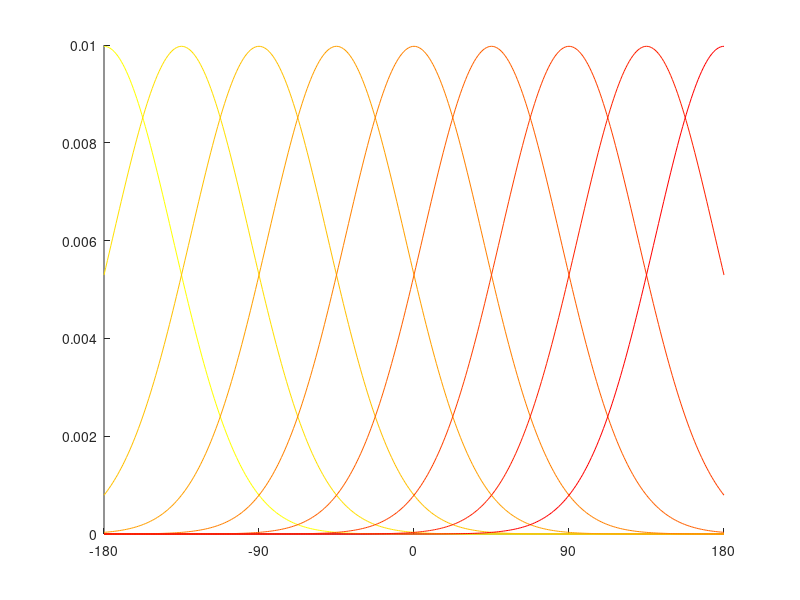

Recreate this plot in MATLAB. (Note: this script raises an error after producing the figure.)

%%
% Run demoCANNSampling.m first

figure;
hold on
x = -180:1:180;
a = 40;
s = -180:45:180;
cSpec = flipud(autumn(length(s)));
for iter = 1:length(s)
    y = normpdf(x, s(iter), a);
    plot(x,y, 'color', cSpec(iter,:))
end
set(gca, 'xlim', [-180, 180], 'xtick',-180:90:180)

rate = squeeze(InputSet.O(:,1,1e4));

plot(NetPars.PrefStim, rate/(sum(rate)*mean(diff(NetPars.PrefStim))), 'b');
% set(gca, 'xlim', [-180, 180], 'xtick',-180:90:180)